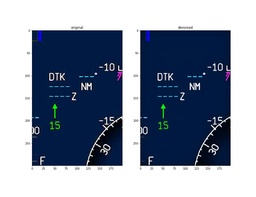
#> input picture outputs/test1.jpg, 256 x 197 px, shrunk from 936 x 720 before the run, given in place of test3.png, which was not available
$ jupyter execute --allow-errors 'img improv.ipynb'   (shell and % lines are left out)   (older library calls are emulated)   (text cells are left out)
#> lines starting #> are read from the running program, lines starting #| are printed output that depends on the picture; pictures that were not available may be replaced by others from this repository, and a replacement may not be noted
[cell 1]
from skimage import io, exposure, img_as_float
import cv2
import numpy as np
import matplotlib.pyplot as plt

[cell 2]
img = io.imread('dataset/test3.png')
#> img is the input picture: shape (197, 256, 3); mean R, G, B 135.2, 145.5, 163
print(img.shape)
#| (197, 256, 3)

[cell 3]
# img = img[400:700,100:300]
plt.imshow(img)

[cell 4]
new = img.copy()
# cv2.fastNlMeansDenoisingColored(img, new, searchWindowSize=101)
new = cv2.bilateralFilter(img, 9, 75, 75)

fig, ax = plt.subplots(1, 2, figsize=(13,10))
ax[0].imshow(img)
ax[0].set_title('original')
ax[1].imshow(new)
ax[1].set_title('denoised')

plt.savefig('test.jpg')
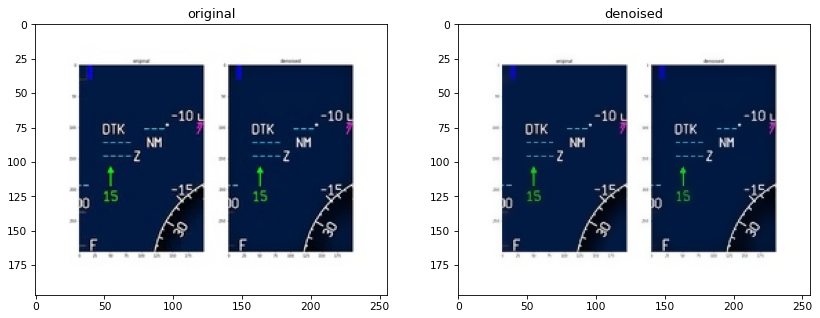
#> figure drawn by matplotlib, 2 panels

[cell 5]
from skimage.restoration import (denoise_tv_chambolle, denoise_bilateral,
                                 denoise_wavelet, estimate_sigma)

orig = img_as_float(img)
sigma_est_old = estimate_sigma(orig, multichannel=True, average_sigmas=True)
#> sigma_est_old = 0.000145
sigma_est_old
#> Out = 0.000145

[cell 6]
new = denoise_bilateral(orig, sigma_color=0.05, sigma_spatial=15,
                multichannel=True)
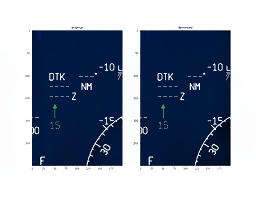
#> new: shape (197, 256, 3) float64; mean R, G, B 0.529, 0.57, 0.639

fig, ax = plt.subplots(1, 2, figsize=(13,10))
ax[0].imshow(orig)
ax[0].set_title('original')
ax[1].imshow(new)
ax[1].set_title('denoised')

# fig.savefig('test.jpg')

[cell 7]
sigma_est = estimate_sigma(new, multichannel=True, average_sigmas=True)
#> sigma_est = 2.87e-06
sigma_est
#> Out = 2.87e-06

[cell 8]
img = io.imread('dataset/test2.png')
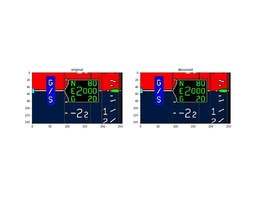
#> input picture outputs/test2.jpg, 256 x 197 px, shrunk from 936 x 720 before the run, given in place of test2.png, which was not available
#> img is the input picture: shape (197, 256, 3); mean R, G, B 219.4, 213.4, 217.3
print(img.shape)
#| (197, 256, 3)

[cell 9]
from skimage.util import apply_parallel

def slide_window(arr):
    new = denoise_bilateral(orig, sigma_color=0.05, sigma_spatial=15,
                multichannel=True)
    return new

print('image shape: ', img.shape)
#| image shape:  (197, 256, 3)
